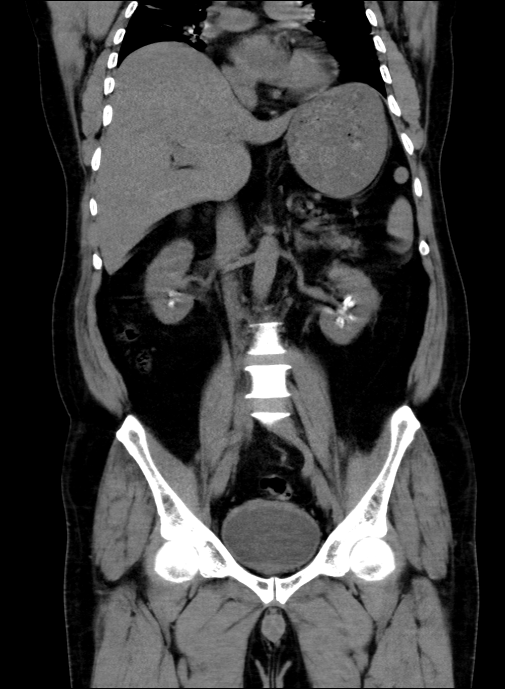
#> input picture image1.png, 1010 x 1378 px (shown at 1/2 size)
$ python Test.py
#> lines starting #> are read from the running program, lines starting #| are printed output that depends on the picture
from lightgbm.basic import _label_from_pandas
import numpy as np
import matplotlib.pyplot as plt
import cv2
from skimage.feature import graycomatrix, graycoprops
from skimage.measure import shannon_entropy
import lightgbm as lgb
import pandas as pd
from segmentation import *
import warnings

def fxn():
    warnings.warn("deprecated", DeprecationWarning)


def feature_extractor(dataset):
    image_dataset = pd.DataFrame()
    for image in range(dataset.shape[0]):
        df = pd.DataFrame()

        img = dataset[image, :]
        n = 0
        for j in [0, np.pi / 4, np.pi / 2]:
            for i in [1, 3, 5, 7, 9, 11]:
                GLCM = graycomatrix(img, [i], [j])
                GLCM_Energy = graycoprops(GLCM, 'energy')[0]
                df['Energy-' + str(n)] = GLCM_Energy
                GLCM_corr = graycoprops(GLCM, 'correlation')[0]
                df['Correlation-' + str(n)] = GLCM_corr
                GLCM_diss = graycoprops(GLCM, 'dissimilarity')[0]
                df['Dissimilarity-' + str(n)] = GLCM_diss
                GLCM_hom = graycoprops(GLCM, 'homogeneity')[0]
                df['Homogeneity-' + str(n)] = GLCM_hom
                GLCM_contr = graycoprops(GLCM, 'contrast')[0]
                df['Contrast-' + str(n)] = GLCM_contr
                entropy = shannon_entropy(img)
                df['Entropy-' + str(n)] = entropy
                n += 1
                img = img.copy()

        image_dataset = image_dataset.append(df)

    return image_dataset

SIZE = 128
addr = './image1.png'
img = cv2.imread(addr,0)
#> img is the input picture: shape (1378, 1010); min 0, max 255, mean 62.7
img = cv2.resize(img, (SIZE, SIZE))
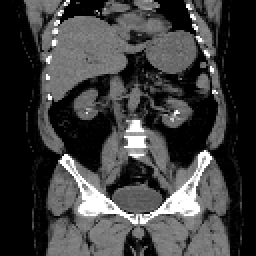
#> img: shape (128, 128) (shown 2 times larger); min 0, max 255, mean 62.7
image = np.array(img)

#> (the run stopped early here; a loop or call above may not have finished)

$ run again, with image3.png copied over image1.png
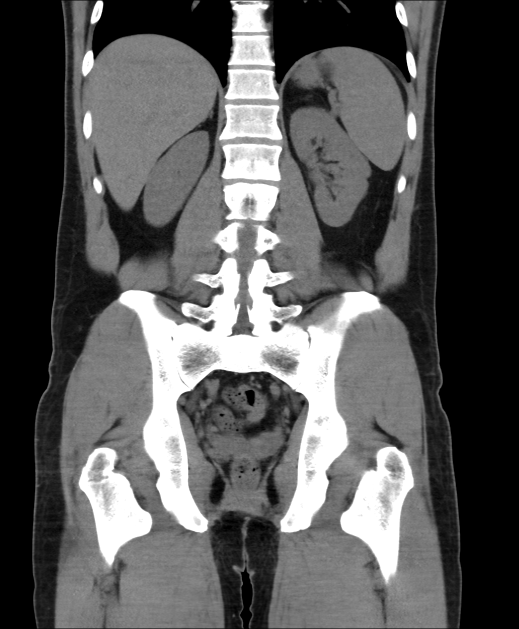
#> input picture image3.png, 1038 x 1258 px (shown at 1/2 size)
#> img is the input picture: shape (1258, 1038); min 0, max 255, mean 88.2
#> `img = cv2.resize(img, (SIZE, SIZE))`:
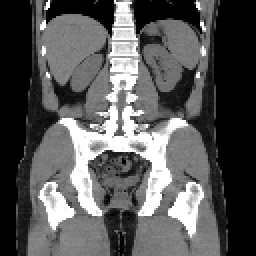
#> img: shape (128, 128) (shown 2 times larger); min 0, max 255, mean 88.2

$ run again, with image5.png copied over image1.png
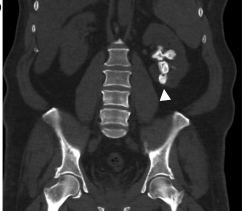
#> input picture image5.png, 242 x 211 px
#> img is the input picture: shape (211, 242); min 0, max 255, mean 54.2
#> `img = cv2.resize(img, (SIZE, SIZE))`:
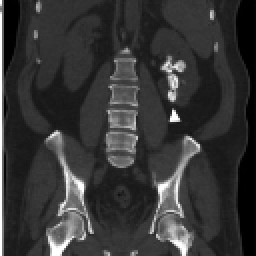
#> img: shape (128, 128) (shown 2 times larger); min 0, max 255, mean 54.1
